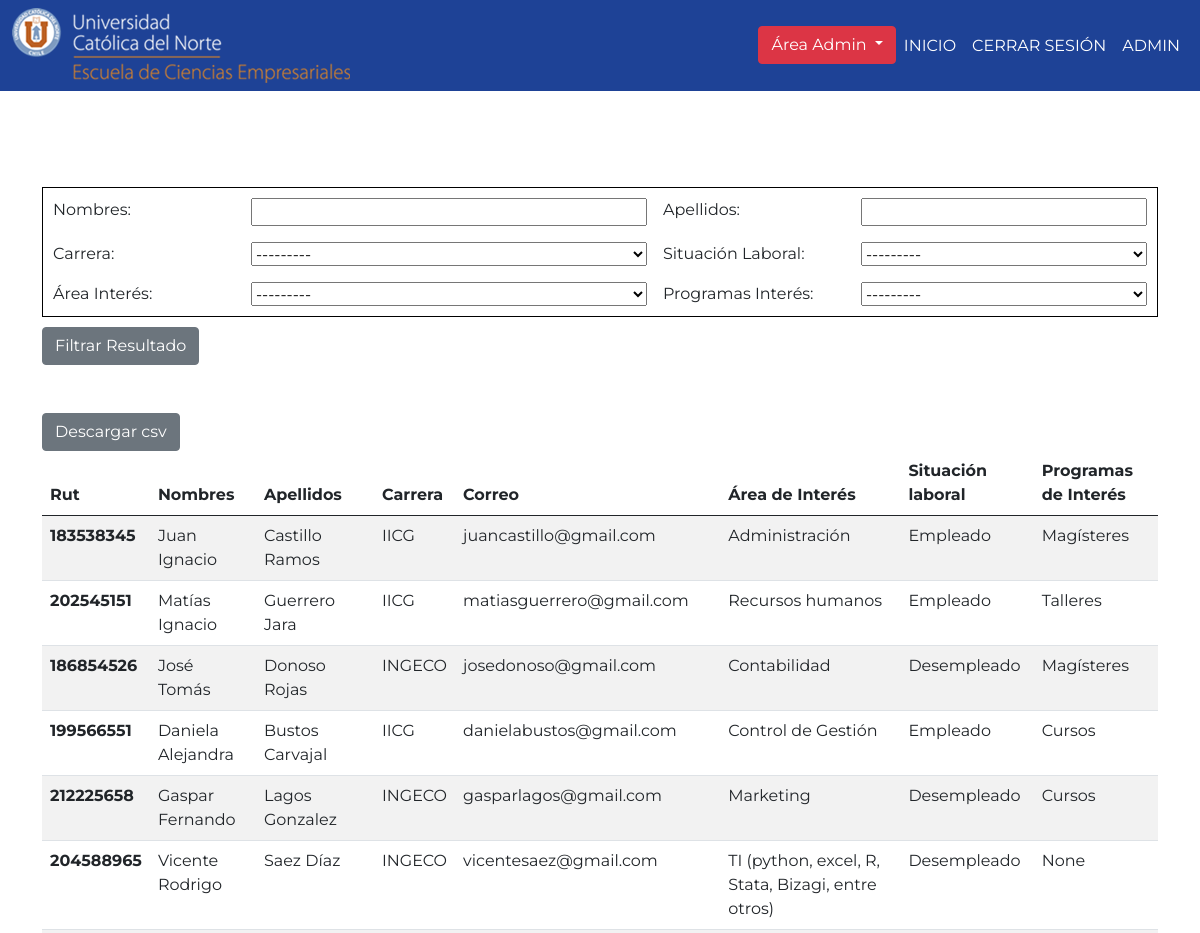
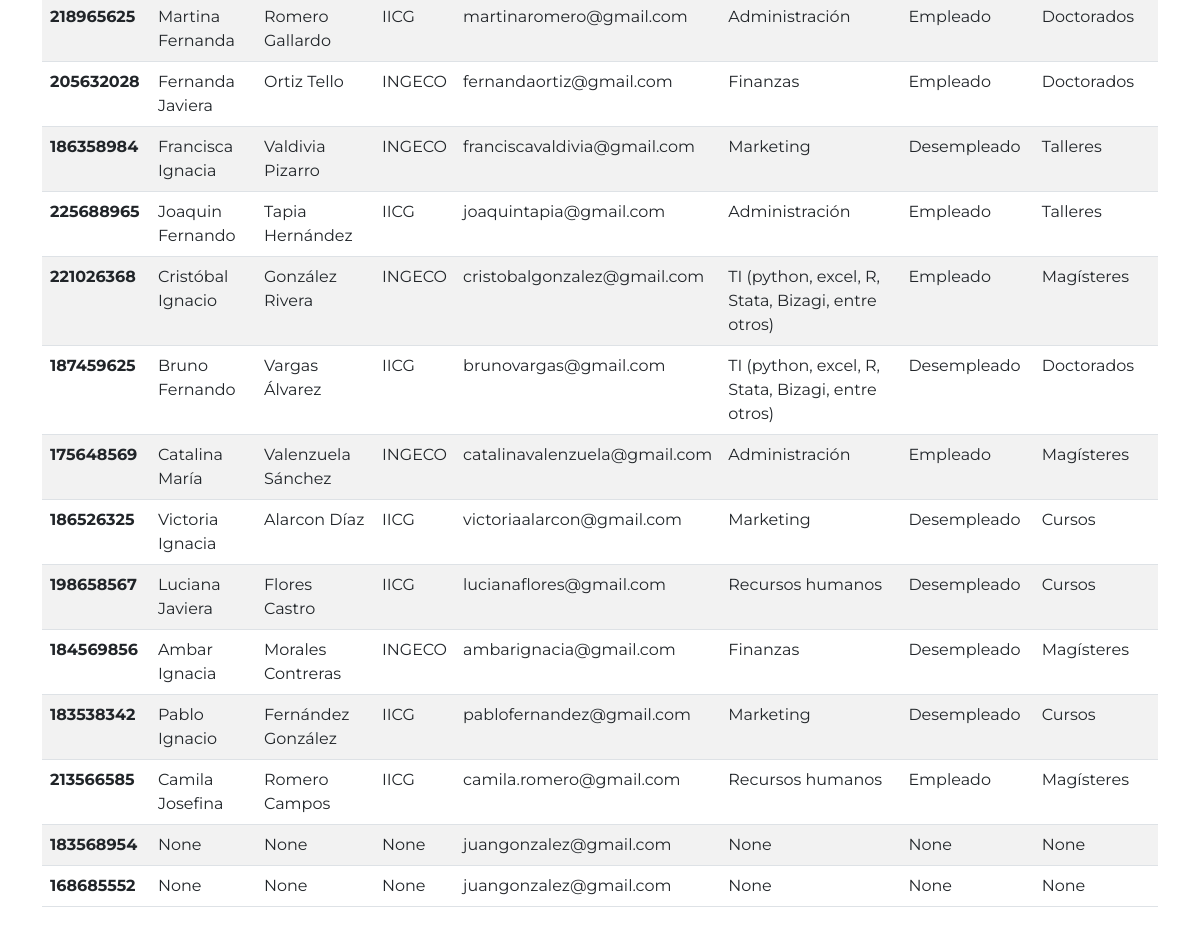
The page /directorio_admin (signed in) on the database its author committed (2 pictures, top to bottom).
### table/models.py (models this page shows, shortened)
class Profile(models.Model):
    user = models.OneToOneField(User, on_delete=models.CASCADE)
    nombres = models.CharField(max_length=200, null=True)
    apellidos = models.CharField(max_length=200, null=True)
    fecha_nacimiento = models.DateField(null=True)
    carrera = models.CharField(max_length=200, choices=CARRERA_CHOICES, null=True, blank= True)
    lat = models.CharField(max_length=300, null=True, blank= True)
    lng = models.CharField(max_length=300, null=True, blank= True)
    ciudad = models.CharField(max_length=300, null=True, blank= True)
    situacion_laboral = models.CharField(max_length=200,verbose_name="Situación Laboral",choices=SITUACION_LABORAL_CHOICES, null=True, blank= True)
    direccion = models.CharField(max_length=300, null=True, blank= True)
    linkedin = models.CharField(max_length=200, null=True, blank= True)
    sexo = models.CharField(max_length=1, choices=SEXO_CHOICES, null=True, blank=True)
    celular = PhoneNumberField(null=True,blank=True)
    cargo_actual = models.CharField(max_length=200,choices=CARGO_ACTUAL_CHOICES,null=True)
    dominio_ingles = models.CharField(max_length=200, choices=NIVEL_INGLES_CHOICES,null=True)
    titulado = models.CharField(max_length=200,null=True,choices=TITULADO_CHOICES)
    grado_maximo = models.CharField(max_length=200,null=True,choices=GRADO_MAXIMO_CHOICES)
    sector_trabajo = models.CharField(max_length=200,null=True,choices=SECTOR_TRABAJO_CHOICES)
    fecha_egreso = models.IntegerField(null=True, blank=True)
    programas_interes = models.CharField(max_length=200,verbose_name="Programas Interés",null=True, blank=True, choices= PROGRAMAS_INTERES_CHOICES)
    ingresos = models.CharField(max_length=200, null=True, blank=True, choices=INGRESOS_CHOICES)
    primer_empleo = models.CharField(max_length=200, null=True, blank=True, choices=PRIMER_EMPLEO_CHOICES)
    continuidad_estudios = models.CharField(max_length=200, null=True, blank=True, choices=CONTINUIDAD_ESTUDIOS_CHOICES)
    oferta_eciem = models.CharField(max_length=200, null=True, blank=True, choices=OFERTA_ECIEM_CHOICES)
    interes_colaboracion = models.CharField(max_length=200, null=True, blank=True, choices=INTERES_COLABORACION_CHOICES)
    tipo_colaboracion = models.CharField(max_length=200, null=True, blank=True, choices=TIPO_COLABORACION_CHOICES)
    area_interes = models.CharField(max_length=200, null=True,verbose_name="Área Interés", choices=AREAS_INTERES_CHOICES)
    class Meta:
        verbose_name = "Perfil"
        verbose_name_plural = "Perfiles"

### table/decorators.py (the view)
    def wrapper_func(request, *args, **kwargs):
        group = None
        if request.user.groups.exists():
            group = request.user.groups.all()[0].name
        if group == "estudiante":
            return redirect("index")
        if group == "admin":
            return view_func(request, *args, **kwargs)

### table/views.py (called while the page is built)
@login_required(login_url='login')
@admin_only
def directorio_admin(request):
    personas = Profile.objects.exclude(nombres = 'Admin')
    myfilter = EstudianteFilter(request.GET, queryset=personas)
    personas = myfilter.qs
    return render(request, 'directorio_admin3.html', {'personas': personas,'myfilter':myfilter})

### table/templates/directorio_admin3.html (shortened to what this page needs)
{% extends 'base3.html' %}
{% block content %}
<div class="container">
<form method="get">
    <div class="filtro_directorio">{{myfilter.form}}</div>
    <button class="btn2 btn btn-secondary" type="submit">Filtrar Resultado</button>
</form>
<a href="export_csv" class="btn2 btn btn-secondary mt-5">Descargar csv</a>
    <table class="table table-striped">
        <thead>
            <tr>
                <th scope="col">Rut</th>
                <th scope="col">Nombres</th>
                <th scope="col">Apellidos</th>
                <th scope="col">Carrera</th>
                <th scope="col">Correo</th>
                <th scope="col">Área de Interés</th>
                <th scope="col">Situación laboral</th>
                <th scope="col">Programas de Interés</th>
            </tr>
        </thead>
        <tbody>
            {% for persona in personas %}
            <tr>
                <th>{{persona.user.username}}</th>
                <td>{{persona.nombres}}</td>
                <td>{{persona.apellidos}}</td>
                <td>{{persona.carrera}}</td>
                <td>{{persona.user.email}}</td>
                <td>{{persona.area_interes}}</td>
                <td>{{persona.situacion_laboral}}</td>
                <td>{{persona.programas_interes}}</td>
            </tr>
            {% endfor %}
        </tbody>
    </table>
</body>
{% endblock content %}

### table/templates/base3.html (shortened to what this page needs)
{% load static %}
<!DOCTYPE html>
<html lang="en">
<head>
    <link href="https://cdn.jsdelivr.net/npm/bootstrap@5.0.2/dist/css/bootstrap.min.css" rel="stylesheet"
>
    <link rel="stylesheet" href="{% static 'css/estilo-inicio copy.css' %}">
    <link rel="stylesheet" href="{% static 'css/bolsa_laboral.css' %}" <link rel="stylesheet"
        href="{% static 'css/perfil.css'%}">
    <link rel="stylesheet" href="https://cdnjs.cloudflare.com/ajax/libs/font-awesome/6.2.0/css/all.min.css"
 />
        <link href="https://cdn.jsdelivr.net/npm/bootstrap@5.0.0/dist/css/bootstrap.min.css" rel="stylesheet" >
</head>
<body>
    <nav class="navbar navbar-custom navbar-expand-lg mb-4">
        <br><br><br>
        <div class="container-fluid">
          <img src="{% static 'img/Logo.png' %}" alt="">
          <div class="collapse navbar-collapse" id="navbarNav">
            <ul class="navbar-nav ms-auto">
        {% if user.is_superuser %}
    <div class="dropdown">
        <button class="btn btn-danger dropdown-toggle" type="button" id="dropdownMenuButton1" data-bs-toggle="dropdown" aria-expanded="false">
          Área Admin
        </button>
      </div>
        {% endif %}
              {% if user.is_superuser %}
              <li class="nav-item">
                <a class="nav-link active" aria-current="page" href="{% url 'area_admin' %}">INICIO</a>
              </li>
              {% else %}
              <li class="nav-item">
                <a class="nav-link active" aria-current="page" href="{% url 'area_alumni' %}">INICIO</a>
              </li>
              {% endif %}
              <li class="nav-item">
                <a class="nav-link" href="{% url 'logout' %}">CERRAR SESIÓN</a>
              </li>
              <li class="nav-item">
                <a class="nav-link" href="#">{{user.username}}</a>
              </li>
            </ul>
          </div>
        </div>
      </nav>
<br><br><br>
    {% block content %}
    {% endblock content %}
    <br><br><br><br><br>
    {% load static %}
</body>
</html>

### static/css/estilo-inicio copy.css (style rules this page uses)
* { margin: 0; padding: 0; box-sizing: border-box; font-family: 'Montserrat'; }
html { min-height: 100%; scroll-behavior: smooth; }
.nav-link { text-transform: uppercase; color: #ffff !important; }
.filtro_directorio { display: grid; grid-template-columns: repeat(4,2fr); gap: 1em; margin-bottom: 10px; border: 1px solid black; padding: 10px; }

### static/css/bolsa_laboral.css (style rules this page uses)
body { background: white; }

### table/templates/base3.html (style rules this page uses)
.navbar-custom { background-color: #1e4296; color: black; }

### rows shown on the page
Profile: user.username "183538345", nombres "Juan Ignacio", apellidos "Castillo Ramos", carrera "IICG", user.email "juancastillo@gmail.com", area_interes "Administración", situacion_laboral "Empleado", programas_interes "Magísteres"
Profile: user.username "202545151", nombres "Matías Ignacio", apellidos "Guerrero Jara", carrera "IICG", user.email "matiasguerrero@gmail.com", area_interes "Recursos humanos", situacion_laboral "Empleado", programas_interes "Talleres"
Profile: user.username "186854526", nombres "José Tomás", apellidos "Donoso Rojas", carrera "INGECO", user.email "josedonoso@gmail.com", area_interes "Contabilidad", situacion_laboral "Desempleado", programas_interes "Magísteres"
Profile: user.username "199566551", nombres "Daniela Alejandra", apellidos "Bustos Carvajal", carrera "IICG", user.email "danielabustos@gmail.com", area_interes "Control de Gestión", situacion_laboral "Empleado", programas_interes "Cursos"
Profile: user.username "212225658", nombres "Gaspar Fernando", apellidos "Lagos Gonzalez", carrera "INGECO", user.email "gasparlagos@gmail.com", area_interes "Marketing", situacion_laboral "Desempleado", programas_interes "Cursos"
Profile: user.username "204588965", nombres "Vicente Rodrigo", apellidos "Saez Díaz", carrera "INGECO", user.email "vicentesaez@gmail.com", area_interes "TI (python, excel, R, Stata, Bizagi, entre otros)", situacion_laboral "Desempleado", programas_interes "None"
Profile: user.username "218965625", nombres "Martina Fernanda", apellidos "Romero Gallardo", carrera "IICG", user.email "martinaromero@gmail.com", area_interes "Administración", situacion_laboral "Empleado", programas_interes "Doctorados"
Profile: user.username "205632028", nombres "Fernanda Javiera", apellidos "Ortiz Tello", carrera "INGECO", user.email "fernandaortiz@gmail.com", area_interes "Finanzas", situacion_laboral "Empleado", programas_interes "Doctorados"
Profile: user.username "186358984", nombres "Francisca Ignacia", apellidos "Valdivia Pizarro", carrera "INGECO", user.email "franciscavaldivia@gmail.com", area_interes "Marketing", situacion_laboral "Desempleado", programas_interes "Talleres"
Profile: user.username "225688965", nombres "Joaquin Fernando", apellidos "Tapia Hernández", carrera "IICG", user.email "joaquintapia@gmail.com", area_interes "Administración", situacion_laboral "Empleado", programas_interes "Talleres"
Profile: user.username "221026368", nombres "Cristóbal Ignacio", apellidos "González Rivera", carrera "INGECO", user.email "cristobalgonzalez@gmail.com", area_interes "TI (python, excel, R, Stata, Bizagi, entre otros)", situacion_laboral "Empleado", programas_interes "Magísteres"
Profile: user.username "187459625", nombres "Bruno Fernando", apellidos "Vargas Álvarez", carrera "IICG", user.email "brunovargas@gmail.com", area_interes "TI (python, excel, R, Stata, Bizagi, entre otros)", situacion_laboral "Desempleado", programas_interes "Doctorados"
Profile: user.username "175648569", nombres "Catalina María", apellidos "Valenzuela Sánchez", carrera "INGECO", user.email "catalinavalenzuela@gmail.com", area_interes "Administración", situacion_laboral "Empleado", programas_interes "Magísteres"
Profile: user.username "186526325", nombres "Victoria Ignacia", apellidos "Alarcon Díaz", carrera "IICG", user.email "victoriaalarcon@gmail.com", area_interes "Marketing", situacion_laboral "Desempleado", programas_interes "Cursos"
Profile: user.username "198658567", nombres "Luciana Javiera", apellidos "Flores Castro", carrera "IICG", user.email "lucianaflores@gmail.com", area_interes "Recursos humanos", situacion_laboral "Desempleado", programas_interes "Cursos"
Profile: user.username "184569856", nombres "Ambar Ignacia", apellidos "Morales Contreras", carrera "INGECO", user.email "ambarignacia@gmail.com", area_interes "Finanzas", situacion_laboral "Desempleado", programas_interes "Magísteres"
Profile: user.username "183538342", nombres "Pablo Ignacio", apellidos "Fernández González", carrera "IICG", user.email "pablofernandez@gmail.com", area_interes "Marketing", situacion_laboral "Desempleado", programas_interes "Cursos"
Profile: user.username "213566585", nombres "Camila Josefina", apellidos "Romero Campos", carrera "IICG", user.email "camila.romero@gmail.com", area_interes "Recursos humanos", situacion_laboral "Empleado", programas_interes "Magísteres"
Profile: user.username "183568954", nombres "None", apellidos "None", carrera "None", user.email "juangonzalez@gmail.com", area_interes "None", situacion_laboral "None", programas_interes "None"
Profile: user.username "168685552", nombres "None", apellidos "None", carrera "None", user.email "juangonzalez@gmail.com", area_interes "None", situacion_laboral "None", programas_interes "None"

### other values the page prints
{{ user.username }} "ADMIN"
